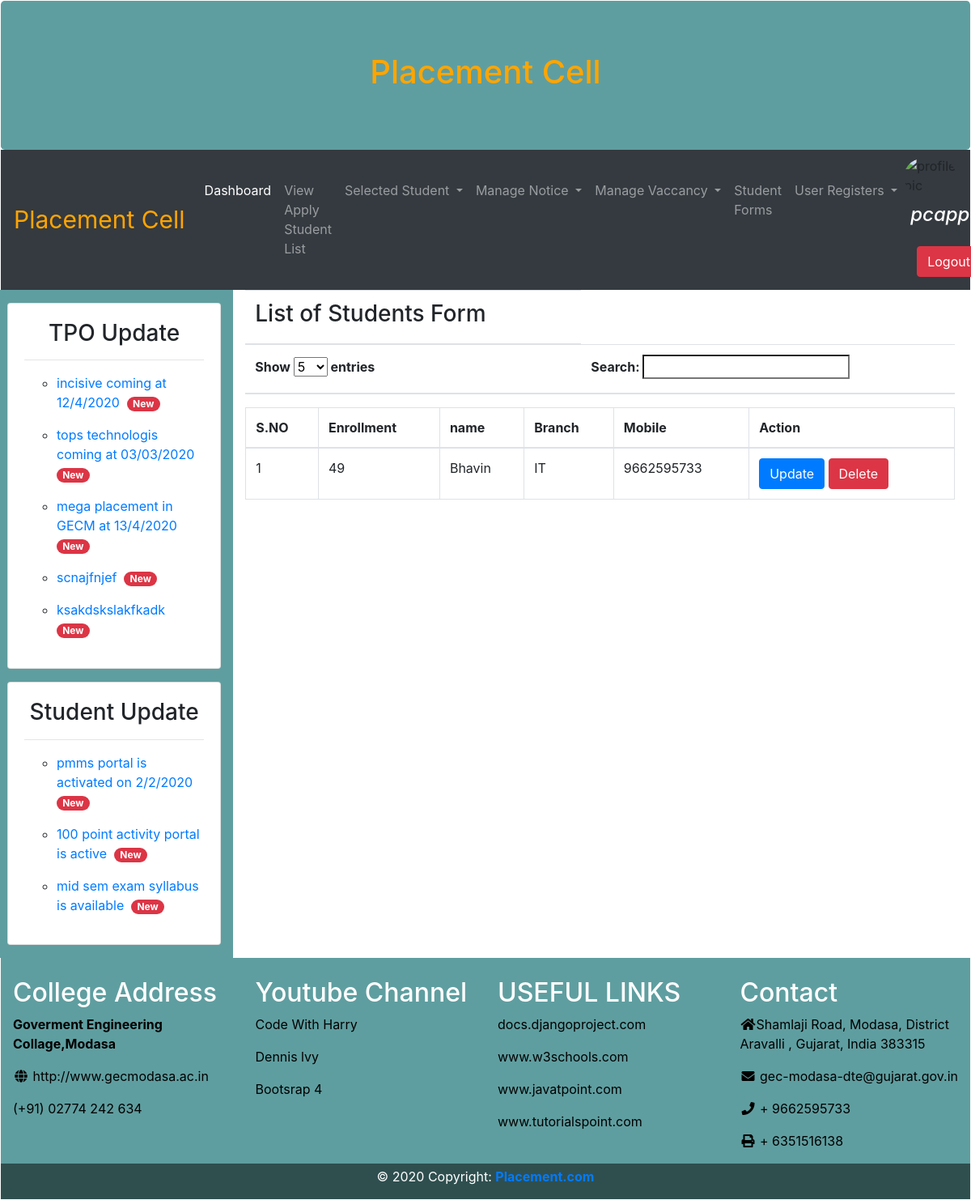
Screenshot of /pcadmin/view_list_student_form/ (signed in) with the database file from the repository.
### pcapp/models.py (models this page shows, shortened)
class Tpo_Update(models.Model):
    tpo_update = models.TextField(max_length=300, default='1')

class Student_Update(models.Model):
    student_update = models.TextField(max_length=300, null=True)

class Student_Form(models.Model):
    SEM = (
        ('5', '5'),
        ('6', '6'),
        ('7', '7'),
        ('8', '8'),
    )
    BRANCH = (
        ('IT', 'IT'),
        ('CE', 'CE'),
    )
    GENDER = (
        ('Male', 'Male'),
        ('Female', 'Female'),
    )
    s_name = models.CharField(max_length=100, default='')
    s_e_num = models.CharField(max_length=100, default='')
    s_sem = models.CharField(max_length=100, null=True, choices=SEM)
    s_branch = models.CharField(max_length=100, null=True, choices=BRANCH)
    s_gender = models.CharField(max_length=6, null=True, choices=GENDER)
    s_mobile = models.CharField(max_length=100, default='')
    s_email = models.EmailField(max_length=200, default='')
    s_ssc_per = models.CharField(max_length=30, default="")
    s_hsc_per = models.CharField(max_length=30, default="")
    s_cpi = models.CharField(max_length=10, default='10')
    s_cgpa = models.CharField(max_length=10, default='10')
    s_resume = models.FileField(validators=[FileExtensionValidator(['pdf', 'docx', 'doc'])])
    s_profile = models.ImageField(validators=[FileExtensionValidator(['jpg', 'png', 'jpeg'])])
    s_dob = models.DateTimeField(default='')
    s_address = models.TextField(max_length=300, default='')
    s_state = models.CharField(max_length=15, default='')
    s_dist = models.CharField(max_length=15, default='')
    s_pincode = models.CharField(max_length=12, default='')

### pcapp/decorators.py (the view)
    def wrapper_func(request, *args, **kwargs):
        group = None
        if request.user.groups.exists():
            group = request.user.groups.all()[0].name
        if group == 'student':
            return redirect('student_dashboard')
        if group == 'company':
            return redirect('company_dashboard')
        if group == 'admin':
            return view_func(request, *args, **kwargs)
        else:
            return HttpResponse("You are not authorized to view this page...")

### pcapp/views.py (called while the page is built)
@login_required(login_url='login')
@admin_only
def view_list_student_form(request):
    tpo = Tpo_Update.objects.all()
    studupdate = Student_Update.objects.all()
    student_form = Student_Form.objects.all()
    user_list = Student_Form.objects.all()
    page = request.GET.get('page', 1)
    page_entries = 5
    paginator = Paginator(user_list, page_entries)
    try:
        users = paginator.page(page)
    except PageNotAnInteger:
        users = paginator.page(1)
    except EmptyPage:
        users = paginator.page(paginator.num_pages)
    context = {'student_form': student_form, 'tpo': tpo, 'studupdate': studupdate, 'users': users,
               'page_entries': page_entries}
    return render(request, 'view_list_student_form.html', context)

### pcapp/templates/view_list_student_form.html (shortened to what this page needs)
{% extends 'admin.html' %}
{% block body %}
<table class="table">
    <thead>
    <tr>
        <th><h3>List of Students Form</h3></th>
    </tr>
    <tr>
        <th><label>Show</label>
            <select name="tablesize">
                <option value="{{page_entries}}" selected>{{page_entries}}</option>
            </select>
            <label>entries</label>
        </th>
        <th>
            <label>Search:</label>
            <input type="search" name="search">
        </th>
    </tr>
    </thead>
</table>
<table class="table table-bordered">
    <tr>
        <th>S.NO</th>
        <th>Enrollment</th>
        <th>name</th>
        <th>Branch</th>
        <th>Mobile</th>
        <th>Action</th>
    </tr>
    <tbody>
    {% for i in users %}
    <tr>
        <td> {{ forloop.counter}}</td>
        <td>{{i.s_e_num}}</td>
        <td>{{i.s_name}}</td>
        <td>{{i.s_branch}}</td>
        <td>{{i.s_mobile}}</td>
        <td>
            <a href="{% url 'update_student_form' i.id %}">
                <button class="btn btn-primary">Update</button>
            </a>
            <a href="{% url 'delete_student_form' i.id %}">
                <button class="btn btn-danger">Delete</button>
            </a>
        </td>
    </tr>
    {% endfor %}
    </tbody>
</table>
{% endblock %}

### pcapp/templates/basic.html (shortened to what this page needs)
<!DOCTYPE html>
{% load static %}
<html lang="en">
<head>
    <link rel="stylesheet" href="https://maxcdn.bootstrapcdn.com/bootstrap/4.4.1/css/bootstrap.min.css">
    <link rel="stylesheet" href="https://use.fontawesome.com/releases/v5.7.0/css/all.css"
>
    <link rel="stylesheet" href="media/pcapp/css/homecss.css" type="text/css">
</head>
<body>
<div class="container-flauid" style="margin:1px">
    <div class="jumbotron mb-0 text-center" style="background-color:#5F9EA0">
        <h1 style="color:orange;font-size:40px">Placement Cell</h1>
    </div>
    {% include 'navbar.html' %}
    <div class="row mr-1">
        <div class="col-sm-3" style="background-color:#5F9EA0">
            <div class="card ml-2 mt-3 mb-3">
                <div class="card-body text-center">
                    <h3>TPO Update</h3>
                    <hr>
                    <marquee class="text-left" direction="up" scrollamount="4">
                        {% for i in tpo %}
                        <ul type="circle">
                            <li><a href="">{{i.tpo_update}}&nbsp<span class="badge badge-danger badge-pill">New</span>
                            </a><br></li>
                        </ul>
                        {% endfor %}
                    </marquee>
                </div>
            </div>
            <div class="card ml-2 mt-3 mb-3">
                <div class="card-body text-center">
                    <h3>Student Update</h3>
                    <hr>
                    <marquee class="text-left" direction="up" scrollamount="4">
                        {% for i in studupdate %}
                        <ul type="circle">
                            <li><a href="">{{i.student_update}} &nbsp<span
                                    class="badge badge-danger badge-pill">New</span>
                            </a><br>
                            </li>
                        </ul>
                        {% endfor %}
                    </marquee>
                </div>
            </div>
        </div>
        <div class="col-sm-9">
            {% block body %}{% endblock %}
        </div>
    </div>
    <div class="footer col-md-12">
        <div class="row" style="background-color:#5F9EA0">
            <div class="col-md-3" style="background-color:#5F9EA0;color:white"><br>
                <h2>College Address</h2>
                <a href="" style="color:black">
                    <p><b>Goverment Engineering Collage,Modasa</b></p>
                    <a href="http://www.gecmodasa.ac.in" style="color:black"><p><i class="fa fa-fw fa-globe"></i>
                        http://www.gecmodasa.ac.in</p></a>
                    <p style="color:black">(+91) 02774 242 634</p>
                </a>
            </div>
            <div class="col-md-3" style="background-color:#5F9EA0;color:white">
                <br>
                <h2>Youtube Channel</h2>
                <p>
                    <a href="https://www.youtube.com/channel/UCeVMnSShP_Iviwkknt83cww" style="color:black">Code With
                        Harry</a>
                </p>
                <p>
                    <a href="https://www.youtube.com/channel/UCTZRcDjjkVajGL6wd76UnGg" style="color:black">Dennis
                        lvy</a>
                </p>
                <p>
                    <a href="https://www.w3schools.com/bootstrap4/" style="color:black">Bootsrap 4</a>
                </p>
            </div>
            <div class="col-md-3" style="background-color:#5F9EA0;color:white">
                <br>
                <h2>USEFUL LINKS</h2>
                <p>
                    <a href="https://docs.djangoproject.com/en/3.0/" style="color:black">docs.djangoproject.com</a>
                </p>
                <p>
                    <a href="https://www.w3schools.com/" style="color:black">www.w3schools.com</a>
                </p>
                <p>
                    <a href="https://www.javatpoint.com/" style="color:black">www.javatpoint.com</a>
                </p>
                <p>
                    <a href="https://www.tutorialspoint.com/django/index.htm"
                       style="color:black">www.tutorialspoint.com</a>
                </p>
            </div>
            <div class="col-md-3" style="background-color:#5F9EA0;color:white">
                <br>
                <h2>Contact</h2>
                <p style="color:black">
                    <i class="fa fa-fw fa-home"></i>Shamlaji Road, Modasa, District Aravalli , Gujarat, India 383315</p>
                <p style="color:black">
                    <i class="fa fa-fw fa-envelope"></i> gec-modasa-dte@gujarat.gov.in</p>
                <p style="color:black">
                    <i class="fa fa-fw fa-phone"></i> + 9662595733</p>
                <p style="color:black">
                    <i class="fa fa-fw fa-print"></i> + 6351516138</p>
            </div>
        </div>
        <div class="row">
            <div class="column2 col-md-12" style="background-color:#2F4F4F;">
                <p class="text-center mt-1" style="color:white">© 2020 Copyright:
                    <a href="https://mdbootstrap.com/education/bootstrap/">
                        <strong> Placement.com</strong>
                    </a>
                </p>
            </div>
        </div>
    </div>
</div>
</body>
</html>

### pcapp/templates/navbar.html (shortened to what this page needs)
{% load static %}
<nav class="navbar navbar-expand-sm bg-dark navbar-dark">
    <a class="navbar-brand" href="#" style="color:orange;font-size:30px">Placement Cell</a>
    <div class="collapse navbar-collapse" id="collapsibleNavbar">
        <ul class="navbar-nav">
            {% if request.user.student %}
            <li class="nav-item">
                <a class="nav-link active" href="{% url 'student_dashboard' %}">Dashboard</a>
            </li>
            <li class="nav-item dropdown">
                <a class="nav-link dropdown-toggle" href="#" id="navbardrop3" data-toggle="dropdown">
                    Fill Education Form
                </a>
                <div class="dropdown-menu">
                    <a class="dropdown-item" href="{% url 'student_form' %}">Add Details</a>
                    <a class="dropdown-item" href="{% url 'view_student_form' %}">View Details</a>
                </div>
            </li>
            <li class="nav-item">
                <a class="nav-link" href="{% url 'view_vaccancy' %}">view Vaccancy</a>
            </li>
            <li class="nav-item">
                <a class="nav-link" href="{% url 'applied_job_list' %}">History of applied Job</a>
            </li>
            <li class="nav-item">
                <a class="nav-link" href="../selected_student_list/">Selected Students list</a>
            </li>
            <li class="nav-item">
                <a class="nav-link" href="{% url 'saccount' %}">Profile</a>
            </li>
            <li class="nav-item dropdown">
                <a class="nav-link dropdown-toggle" href="#" id="navbardrop78" data-toggle="dropdown">
                    Success Story
                </a>
                <div class="dropdown-menu">
                    <a class="dropdown-item" href="{% url 'successStory' %}">Create Story</a>
                    <a class="dropdown-item" href="{% url 'view_successStory' %}">View Stories</a>
                </div>
            </li>
            {% elif request.user.is_staff %}
            <li class="nav-item">
                <a class="nav-link active" href="{% url 'admin_dashboard' %}">Dashboard</a>
            </li>
            <li class="nav-item">
                <a class="nav-link" href="{% url 'view_apply_student_list' %}">View Apply Student List</a>
            </li>
            <li class="nav-item dropdown">
                <a class="nav-link dropdown-toggle" href="#" id="navbardrop" data-toggle="dropdown">
                    Selected Student
                </a>
            </li>
            <li class="nav-item dropdown">
                <a class="nav-link dropdown-toggle" href="#" id="navbardrop12" data-toggle="dropdown">
                    Manage Notice
                </a>
            </li>
            <li class="nav-item dropdown">
                <a class="nav-link dropdown-toggle" href="#" id="navbardrop5" data-toggle="dropdown">
                    Manage Vaccancy
                </a>
            </li>
            <li class="nav-item">
                <a class="nav-link" href="{% url 'view_list_student_form' %}">Student Forms</a>
            </li>
            <li class="nav-item dropdown">
                <a class="nav-link dropdown-toggle" href="#" id="navbardrop4" data-toggle="dropdown">
                    User Registers
                </a>
            </li>
            {% endif %}
        </ul>
    </div>
    {% if request.user.is_staff %}
    <ul class="navbar-nav form-inline">
        <div class="media">
            <img src="{% static 'images/admin.JPG/' %}" alt="profile pic" class="mr-1 rounded-circle"
                 style="width:65px;height:50px;">
        </div>
        <li class="nav-item">
            <h4 class="nav-link" style="color:white"><i>{{request.user}}</i></h4>
        </li>
        <li class="nav-item">
            <a class="nav-link" href="{% url 'logout' %}">
                <button class="btn btn-danger ml-2">Logout</button>
            </a>
        </li>
    </ul>
    {% endif %}
</nav>

### rows the page displays
Tpo_Update: tpo_update "incisive coming at 12/4/2020"
Tpo_Update: tpo_update "tops technologis coming at 03/03/2020"
Tpo_Update: tpo_update "mega placement in GECM at 13/4/2020"
Tpo_Update: tpo_update "scnajfnjef"
Tpo_Update: tpo_update "ksakdskslakfkadk"
Student_Update: student_update "pmms portal is activated on 2/2/2020"
Student_Update: student_update "100 point activity portal is active"
Student_Update: student_update "mid sem exam syllabus is available"
Student_Form: s_e_num "49", s_name "Bhavin", s_branch "IT", s_mobile "9662595733"

### other values shown
{{ request.user }} "pcapp"
form field tablesize "5"
